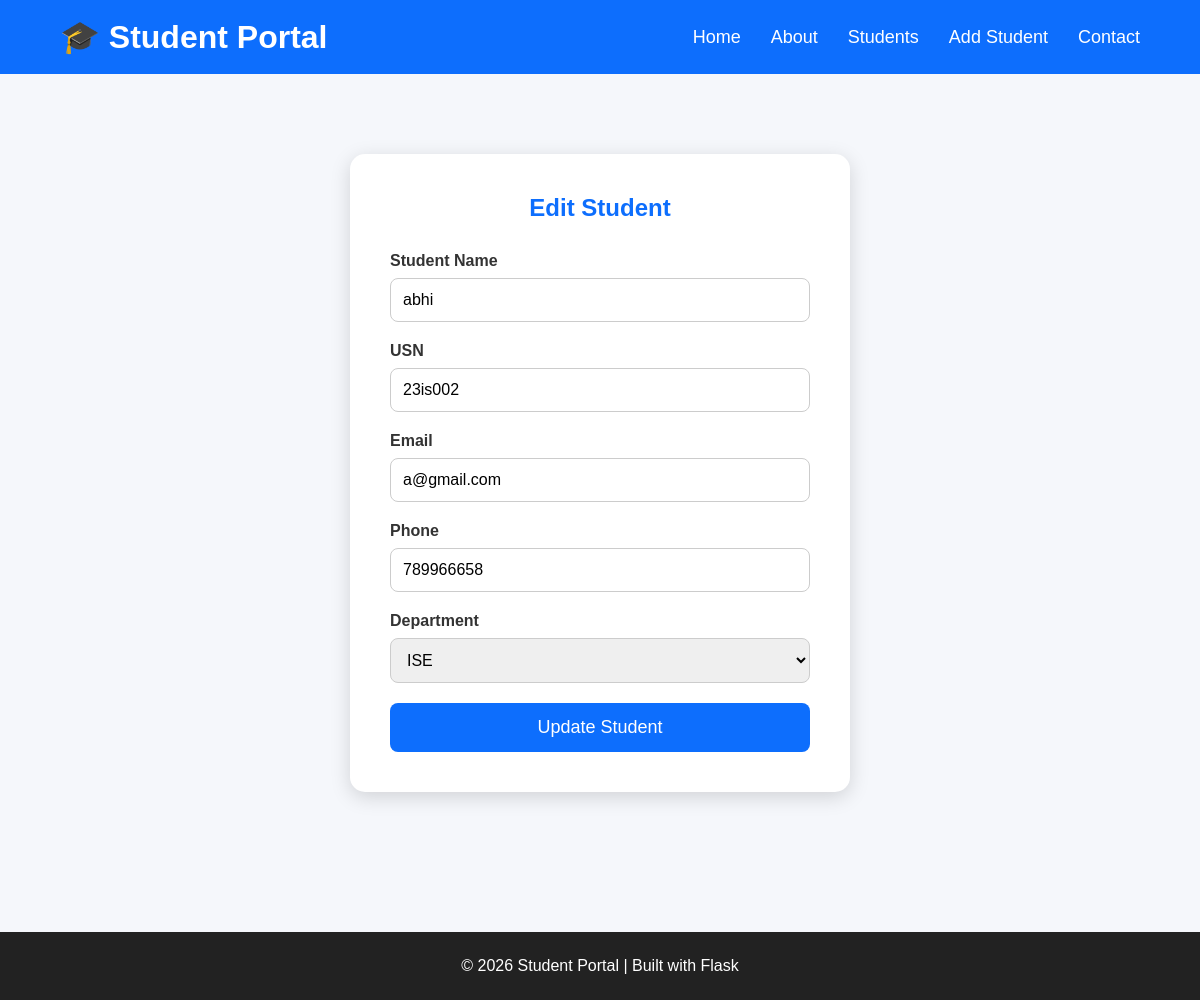
/edit-student/1, run on an earlier commit of the app's database.
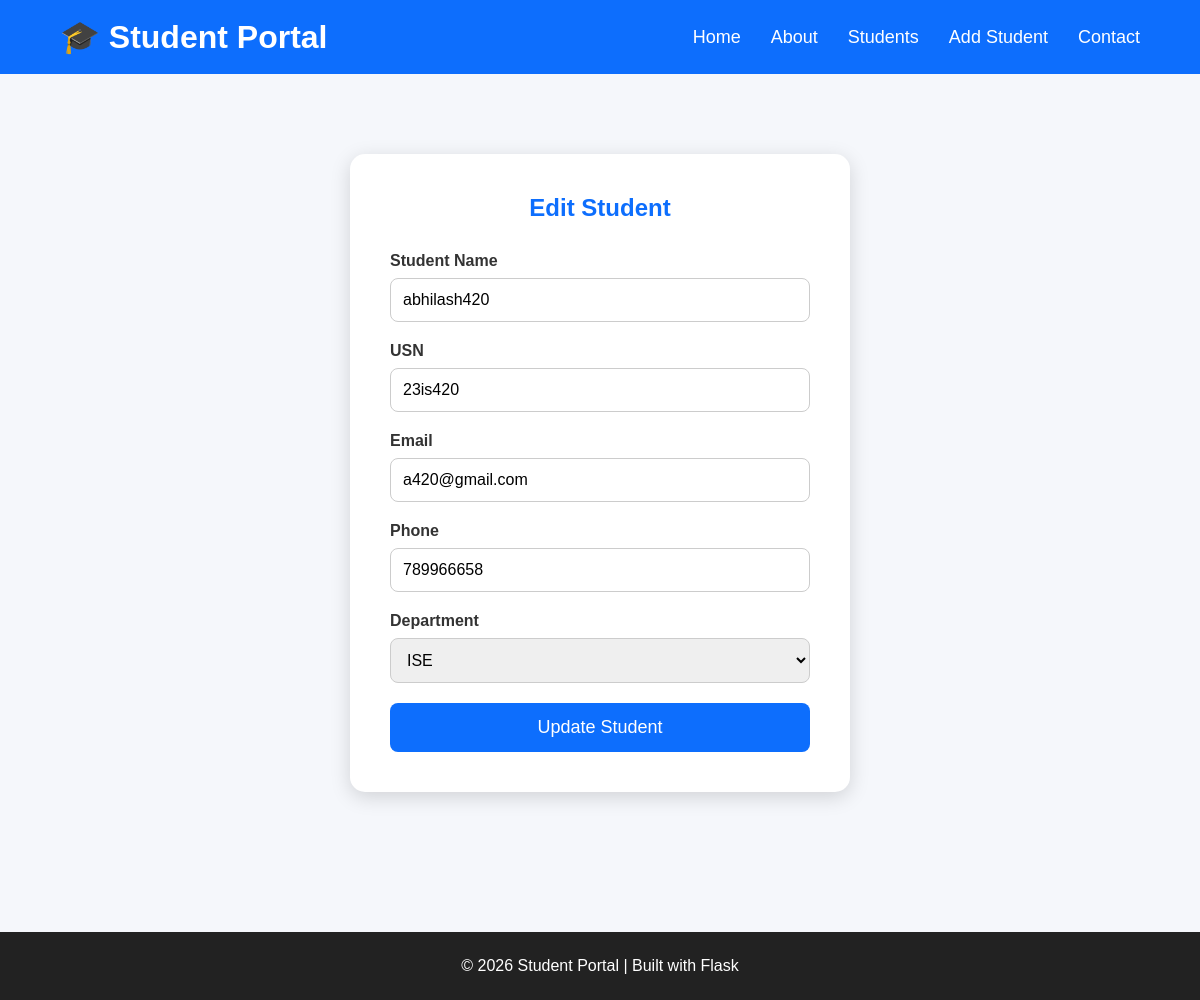
And on a later commit of the database.
### tables this page shows
CREATE TABLE students(

        id INTEGER PRIMARY KEY AUTOINCREMENT,

        name TEXT NOT NULL,

        usn TEXT NOT NULL,

        email TEXT NOT NULL,

        phone TEXT NOT NULL,

        department TEXT NOT NULL

    );

### app.py (the view)
@app.route("/edit-student/<int:id>")
def edit_student(id):
    student = get_student_by_id(id)
    return render_template(
        "edit_student.html",
        student=student
    )

### database.py (called while the page is built)
def connect_db():
    connection = sqlite3.connect("students.db")
    return connection

def get_student_by_id(student_id):
    connection = connect_db()
    cursor = connection.cursor()
    cursor.execute(
        "SELECT * FROM students WHERE id = ?",
        (student_id,)
    )
    student = cursor.fetchone()
    connection.close()
    return student

### templates/edit_student.html (shortened to what this page needs)
{% extends "base.html" %}
{% block content %}
<section class="form-section">
    <div class="form-container">
        <h2>Edit Student</h2>
        <form action="/update-student/{{ student[0] }}" method="POST">
            <div class="form-group">
                <label>Student Name</label>
                <input
                    type="text"
                    name="name"
                    value="{{ student[1] }}"
                    required
                >
            </div>
            <div class="form-group">
                <label>USN</label>
                <input
                    type="text"
                    name="usn"
                    value="{{ student[2] }}"
                    required
                >
            </div>
            <div class="form-group">
                <label>Email</label>
                <input
                    type="email"
                    name="email"
                    value="{{ student[3] }}"
                    required
                >
            </div>
            <div class="form-group">
                <label>Phone</label>
                <input
                    type="text"
                    name="phone"
                    value="{{ student[4] }}"
                    required
                >
            </div>
            <div class="form-group">
                <label>Department</label>
                <select name="department">
                    <option {% if student[5] == "ISE" %}selected{% endif %}>ISE</option>
                </select>
            </div>
            <button type="submit" class="btn">
                Update Student
            </button>
        </form>
    </div>
</section>
{% endblock %}

What changed in the data, as far as the page shows it:
changed students "ISE": name "abhi" → "abhilash420"; usn "23is002" → "23is420"; email "a@gmail.com" → "a420@gmail.com"
